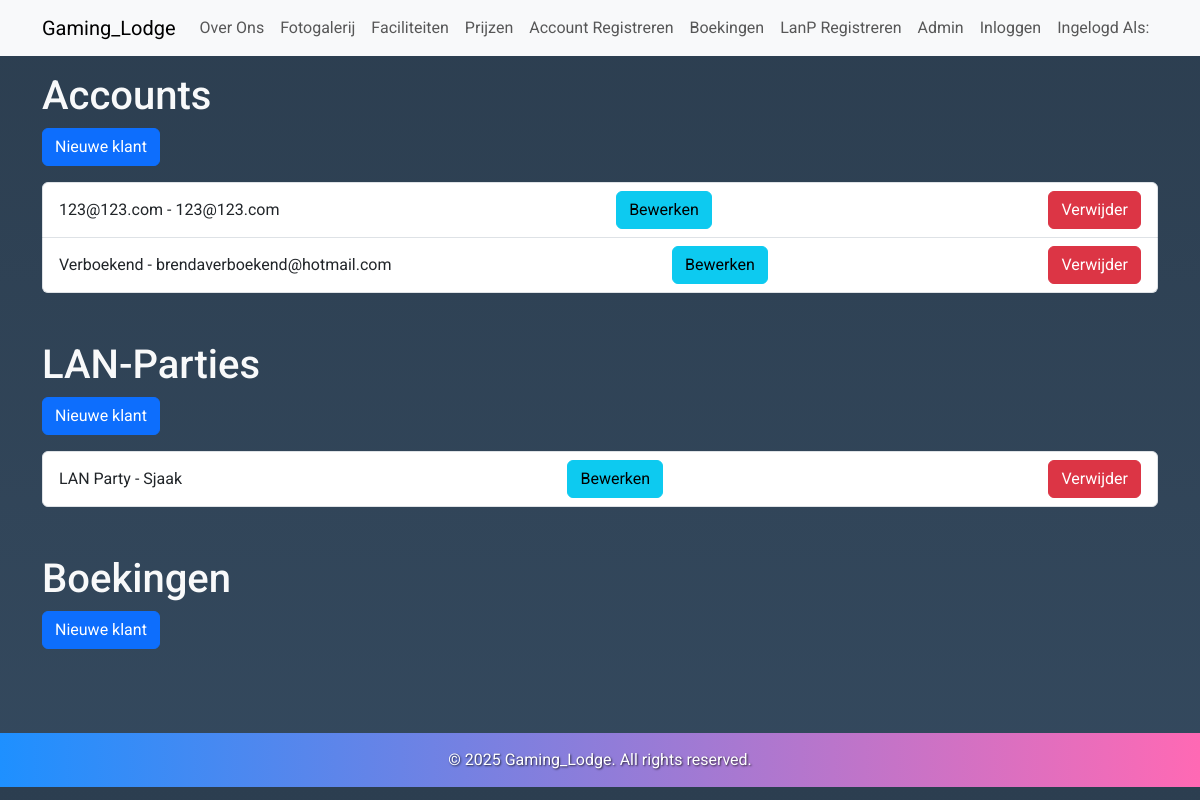
/admin, run on an earlier commit of the app's database.
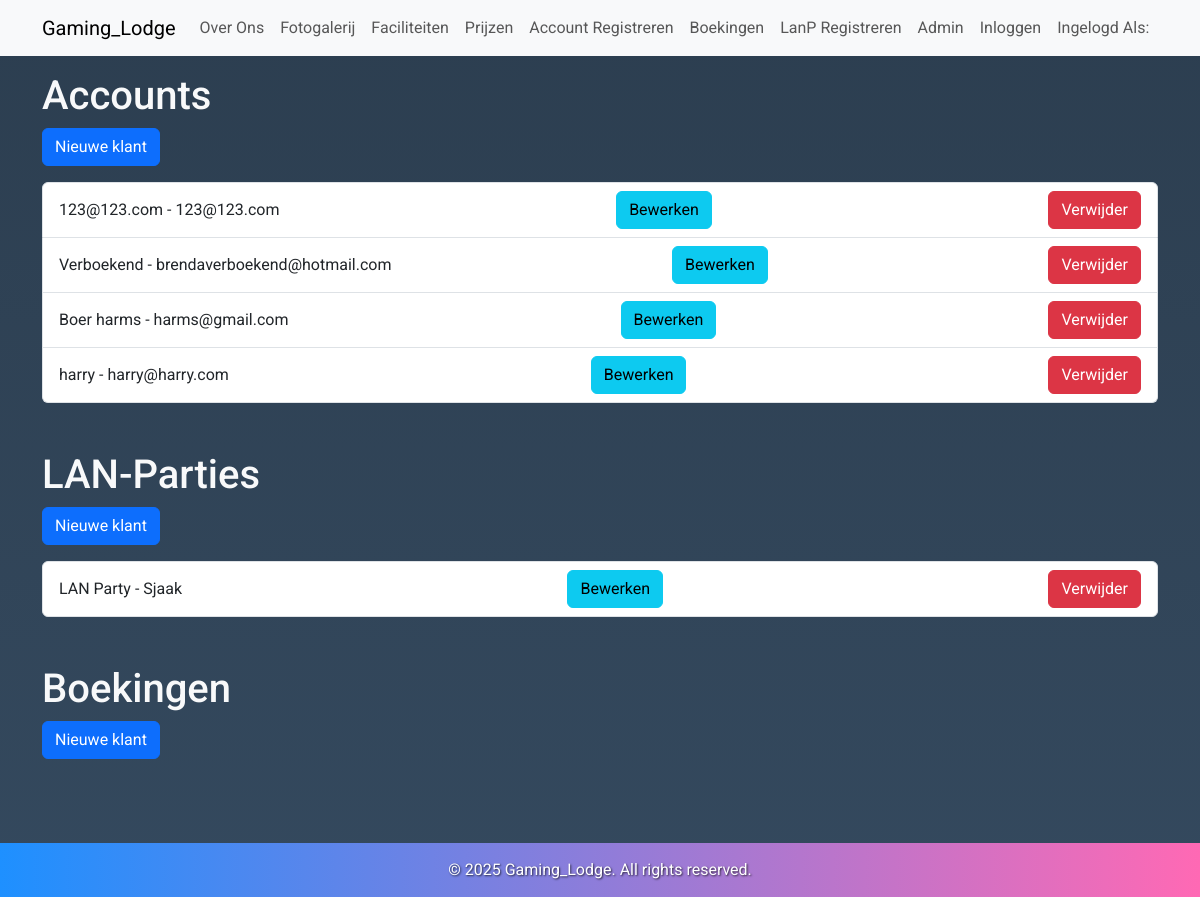
And on a later commit of the database.
### dbmodel.py (models this page shows, shortened)
class KlantTabel(db.Model, UserMixin):
    id = db.Column(db.Integer, primary_key=True)
    username = db.Column(db.String(80), nullable=False)
    email = db.Column(db.String(120), nullable=False)
    password = db.Column(db.String(120), nullable=False)

class LanTabel(db.Model):
    id = db.Column(db.Integer, primary_key=True)
    lannaam = db.Column(db.String(80), nullable=False)
    organisator = db.Column(db.String(80), nullable=False)
    email = db.Column(db.String(120), nullable=False)
    datum = db.Column(db.String(20), nullable=False)
    aantalstoelen = db.Column(db.Integer, nullable=False)
    opmerking = db.Column(db.String(120))

### routes.py (the view)
@app.route('/admin', methods=['GET', 'POST', 'DELETE'])
def klanten():
    users = KlantTabel.query.all()
    parties = LanTabel.query.all()
    boekingen = BoekingTabel.query.all()
    return render_template('admin.html', users=users, parties=parties, boekingen=boekingen)

### app.py (called while the page is built)
@app.before_request
def create_tables():
    db.create_all()

### templates/admin.html (shortened to what this page needs)
{% extends "base.html" %}
{% block content %}
<h1>Accounts</h1>
<a class="btn btn-primary" href="/klant/toevoegen">Nieuwe klant</a>
<ul class="list-group mt-3">
  {% for user in users %}
  <li class="list-group-item d-flex justify-content-between align-items-center">
    {{ user.username }} - {{ user.email }}
            <form method="POST" action="/klant/update/{{ user.id }}">
              <button type="post" class="btn btn-info update-button">Bewerken</button></form>
    <form method="POST" action="/klant/verwijder/{{ user.id }}">
      <button type="submit" class="btn btn-danger delete-button">Verwijder</button></form>
  </li>
  {% endfor %}
</ul><br><br>
<h1>LAN-Parties</h1>
<a class="btn btn-primary" href="/klant/toevoegen">Nieuwe klant</a>
<ul class="list-group mt-3">
  {% for party in parties %}
  <li class="list-group-item d-flex justify-content-between align-items-center">
    {{ party.lannaam }} - {{ party.organisator }}
        <form method="POST" action="/lanp/update/{{ party.id }}">
          <button type="post" class="btn btn-info update-button">Bewerken</button></form>
    <form method="POST" action="/lanp/verwijder/{{ party.id }}">
      <button type="submit" class="btn btn-danger delete-button">Verwijder</button></form>
  </li>
  {% endfor %}
</ul><br><br>
<h1>Boekingen</h1>
<a class="btn btn-primary" href="/klant/toevoegen">Nieuwe klant</a>
<br><br>
{% endblock %}

### templates/base.html (shortened to what this page needs)
<!DOCTYPE html>
<html lang="en">
<head>
    <link rel="stylesheet" href="https://cdn.jsdelivr.net/npm/bootstrap@5.3.0/dist/css/bootstrap.min.css">
</head>
<body>
    <nav class="navbar navbar-expand-lg navbar-light bg-light">
        <div class="container">
            <a class="navbar-brand" href="/">Gaming_Lodge</a>
            <div class="collapse navbar-collapse" id="navbarNav">
                <ul class="navbar-nav me-auto">
                    <li class="nav-item"><a class="nav-link" href="/overons">Over Ons</a></li>
                    <li class="nav-item"><a class="nav-link" href="/fotogalerij">Fotogalerij</a></li>
                    <li class="nav-item"><a class="nav-link" href="/faciliteiten">Faciliteiten</a></li>
                    <li class="nav-item"><a class="nav-link" href="/prijslijst">Prijzen</a></li>
                    <li class="nav-item"><a class="nav-link" href="/registreren">Account Registreren</a></li>
                    <li class="nav-item"><a class="nav-link" href="/boekingsformulier">Boekingen</a></li>
                    <li class="nav-item"><a class="nav-link" href="/reglan">LanP Registreren</a></li>
                    <li class="nav-item"><a class="nav-link" href="/admin">Admin</a></li>
                    <li class="nav-item"><a class="nav-link" href="/login">Inloggen</a></li>
                    <li class="nav-item">
                        <a class="nav-link" href="/account-wijzigen">Ingelogd Als: {{ current_user.username }}</a>
                    </li>
                </ul>
            </div>
        </div>
    </nav>
    <div class="container mt-3">
        {% block content %}{% endblock %}
    </div>
    <footer>
        <p>&copy; 2025 Gaming_Lodge. All rights reserved.</p>
    </footer>
</body>
</html>

### templates/base.html (style rules this page uses)
body { font-family: 'Roboto', sans-serif; margin: 0; padding: 0; background: linear-gradient(to bottom, #2c3e50, #34495e); color: #f8f9fa; }
footer { background: linear-gradient(90deg, #1e90ff, #ff69b4); color: #fff; padding: 15px 0; text-align: center; margin-top: 20px; text-shadow: 1px 1px 2px rgba(0, 0, 0, 0.7); }
footer p { margin: 0; font-size: 1em; }

What changed in the data, as far as the page shows it:
added KlantTabel: username "Boer harms", email "harms@gmail.com"
added KlantTabel: username "harry", email "harry@harry.com"
